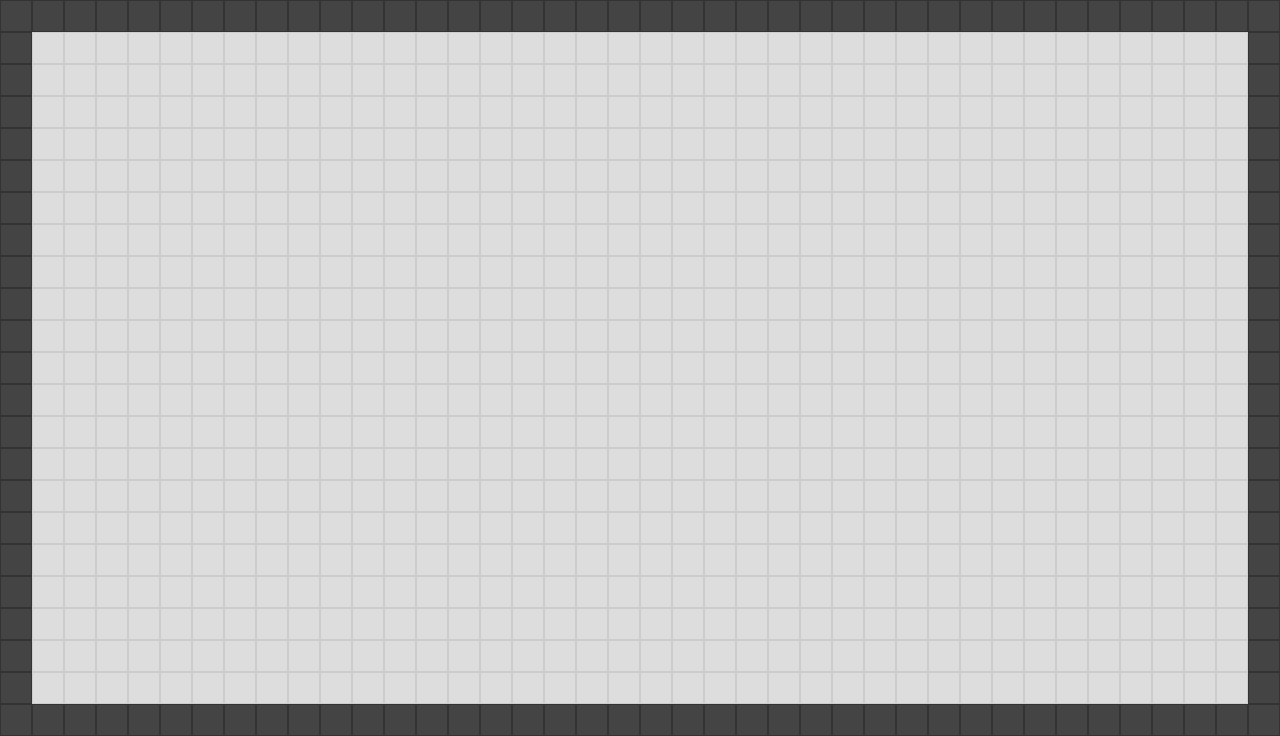

The image is a tile-based game level rendered from a .tmx file. Its description and source (layers, tilesets, objects; grid data summarised) follow:
An orthogonal 40x23 tile map with 32x32 px tiles, 2 tile layers (Desenhos, Limites).

<map version="1.0" orientation="orthogonal" width="40" height="23" tilewidth="32" tileheight="32">
 <tileset firstgid="1" name="Desert" tilewidth="32" tileheight="32">
  <image source="tmw_desert.png" width="256" height="192" />
 </tileset>
 <objectgroup name="Camada de Objetos 1" width="40" height="23" />
 <layer name="Desenhos" width="40" height="23">
  <data>[920 cells, 798 non-empty, 1 distinct tile ids]</data>
 </layer>
 <layer name="Limites" width="40" height="23">
  <data>[920 cells, 122 non-empty, 1 distinct tile ids]</data>
 </layer>
</map>
